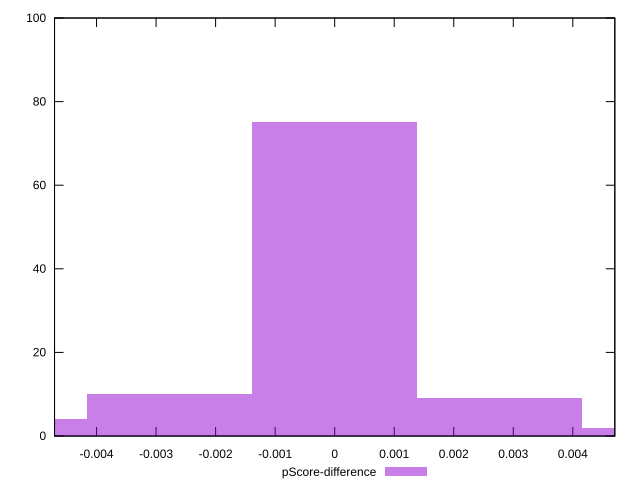

This chart was generated by the following gnuplot code:
reset

$pScoreDifference <<EOF
0 75
-0.002773334862524284 10
0.002773334862524284 9
-0.005546669725048568 4
0.005546669725048568 2
EOF

set key outside below
set boxwidth 0.002773334862524284
set xrange [-0.004705882352941209:0.004705882352941188]
set yrange [0:100]
set trange [0:100]
set style fill transparent solid 0.5 noborder
set terminal svg size 640, 490 enhanced background rgb 'white'
set output "report_00009_2021-02-08T22-37-41.559Z/uses-http2/samples/pages/pScore-difference/histogram.svg"

plot $pScoreDifference title "pScore-difference" with boxes

reset
